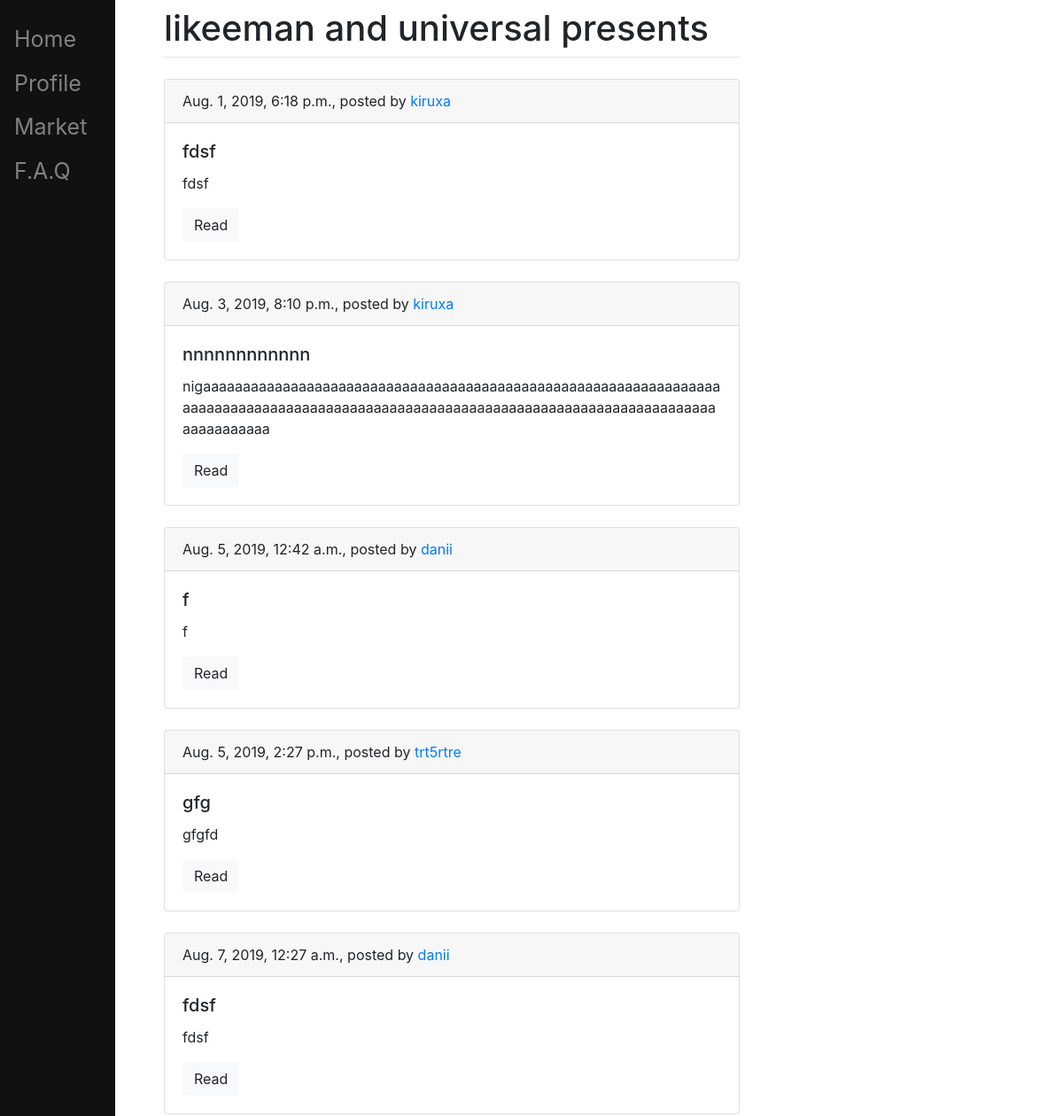
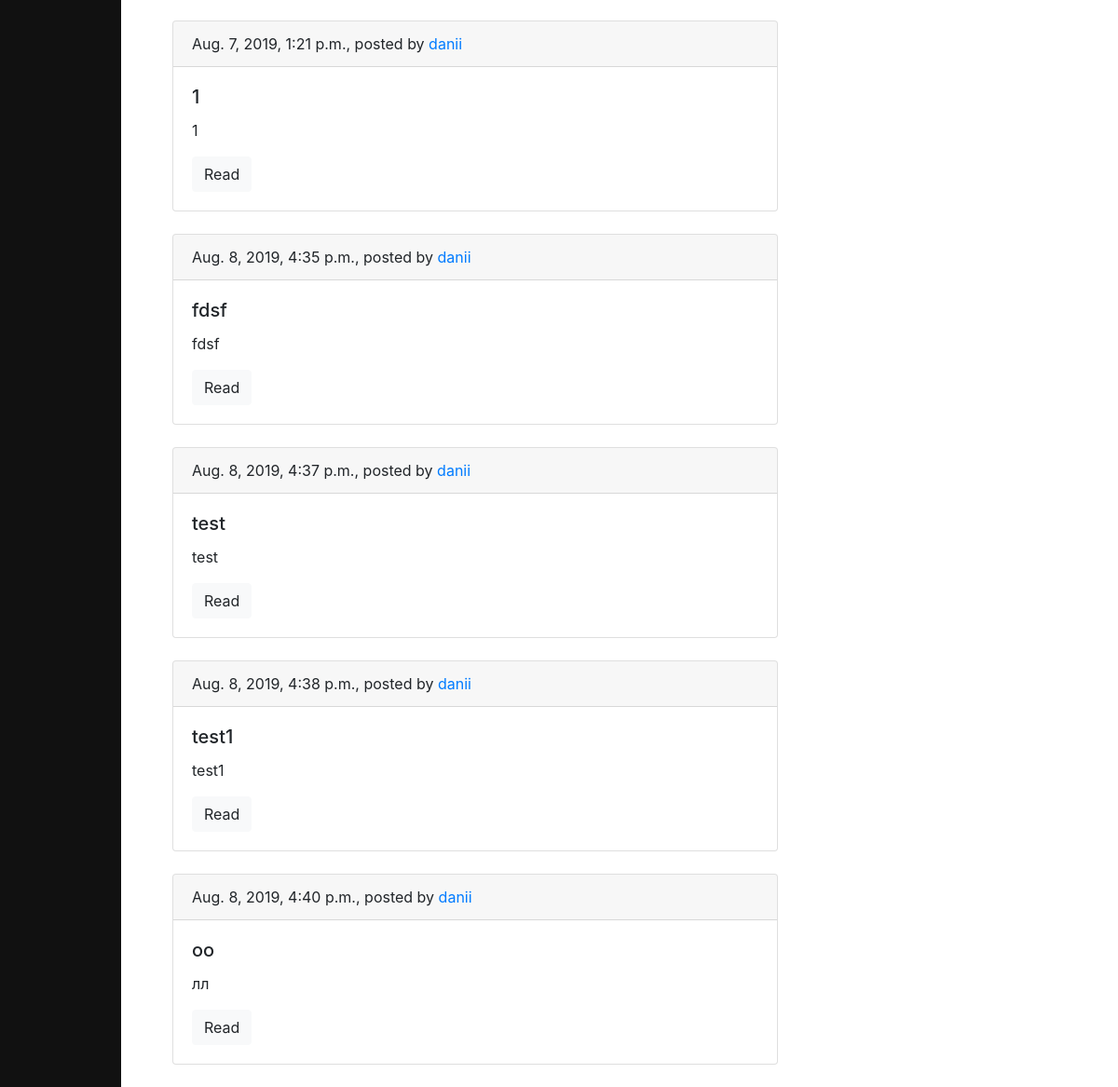
The app's page / (signed in) with its own data (2 pictures, top to bottom).
### blog/models.py (models this page shows, shortened)
class Post(models.Model):
    author = models.ForeignKey(settings.AUTH_USER_MODEL, on_delete=models.CASCADE)
    title = models.CharField(max_length=200)
    text = models.TextField()
    created_date = models.DateTimeField(default=timezone.now)
    published_date = models.DateTimeField(blank=True, null=True)

### blog/views.py (the view)
# urls.py: path('', views.post_list, name='post_list'),
def post_list(request):
    posts = Post.objects.filter(published_date__lte=timezone.now()).order_by('published_date')
    return render(request, 'blog/post_list.html', {'posts': posts})

### blog/templates/blog/post_list.html (shortened to what this page needs)
{% extends 'blog/base.html' %}
{% block content %}
    {% for post in posts %}
        <div class="card mb-4">
            <div class="card-header">
                {{ post.published_date }}, posted by <a href="#">{{post.author}}</a>
            </div>
        <div class="card-body">
            <h5 class="card-title">{{ post.title }}</h5>
        <p class="card-text">{{ post.text|truncatewords:15 }}</p>
        <a href="{% url 'post_detail' pk=post.pk %}" class="btn btn-light">Read</a>
      </div>
    </div>
    {% endfor %}
{% endblock %}

### records on screen
Post: published_date "Aug. 1, 2019, 6:18 p.m.", author "kiruxa", title "fdsf", text "fdsf"
Post: published_date "Aug. 3, 2019, 8:10 p.m.", author "kiruxa", title "nnnnnnnnnnnn", text "nigaaaaaaaaaaaaaaaaaaaaaaaaaaaaaaaaaaaaaaaaaaaaaaaaaaaaaaaaaaaaaaaaaaaaaaaaaaaaaaaaaaaaaaaaaaaaaaaaaaaaaaaaaaaaaaaaaaaaaaaaaaaaaaaaaaaaaaaaaaaaaaa"
Post: published_date "Aug. 5, 2019, 12:42 a.m.", author "danii", title "f", text "f"
Post: published_date "Aug. 5, 2019, 2:27 p.m.", author "trt5rtre", title "gfg", text "gfgfd"
Post: published_date "Aug. 7, 2019, 12:27 a.m.", author "danii", title "fdsf", text "fdsf"
Post: published_date "Aug. 7, 2019, 1:21 p.m.", author "danii", title "1", text "1"
Post: published_date "Aug. 8, 2019, 4:35 p.m.", author "danii", title "fdsf", text "fdsf"
Post: published_date "Aug. 8, 2019, 4:37 p.m.", author "danii", title "test", text "test"
Post: published_date "Aug. 8, 2019, 4:38 p.m.", author "danii", title "test1", text "test1"
Post: published_date "Aug. 8, 2019, 4:40 p.m.", author "danii", title "оо", text "лл"
